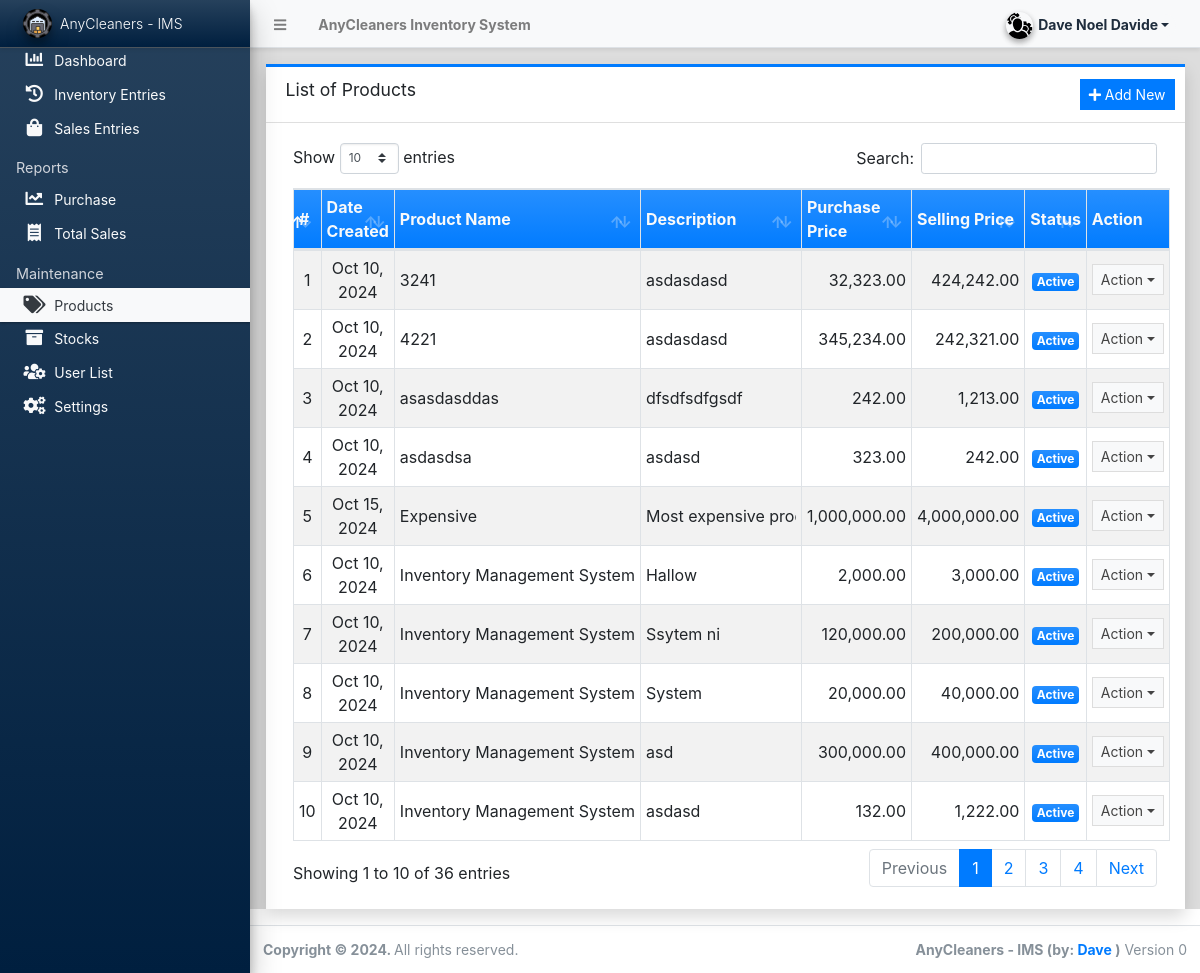
Page /admin/?page=products (signed in) on the committed database.
### tables this page shows
CREATE TABLE `products` (
  `id` int(30) NOT NULL,
  `name` text NOT NULL,
  `description` text DEFAULT NULL,
  `delete_flag` tinyint(1) DEFAULT 0,
  `date_created` datetime DEFAULT current_timestamp(),
  `date_updated` datetime DEFAULT current_timestamp() ON UPDATE current_timestamp(),
  `purchase_price` decimal(10,2) NOT NULL DEFAULT 0.00,
  `selling_price` decimal(10,2) NOT NULL DEFAULT 0.00
);

### admin/products/index.php (the view, shortened to what this page needs)
<div class="card card-outline card-primary rounded-0 shadow">
    <div class="card-header">
        <h3 class="card-title">List of Products</h3>
        <div class="card-tools">
            <a href="javascript:void(0)" id="create_new" class="btn btn-flat btn-sm btn-primary">
                <span class="fas fa-plus"></span> Add New
            </a>
        </div>
    </div>
    <div class="card-body">
        <div class="container-fluid">
            <table class="table table-bordered table-hover table-striped">
                <colgroup>
                    <col width="5%">
                    <col width="20%">
                    <col width="20%">
                    <col width="15%">
                    <col width="15%">
                    <col width="15%">
                    <col width="15%">
                </colgroup>
                <thead>
                    <tr class="bg-gradient-primary text-light">
                        <th>#</th>
                        <th>Date Created</th>
                        <th>Product Name</th>
                        <th>Description</th>
                        <th>Purchase Price</th>
                        <th>Selling Price</th>
                        <th>Status</th>
                        <th>Action</th>
                    </tr>
                </thead>
                <tbody>
                    <?php
                        $i = 1;
                        $qry = $conn->query("SELECT * FROM `products` WHERE delete_flag = 0 OR delete_flag = 1 ORDER BY `name` ASC");
                        while($row = $qry->fetch_assoc()):
                    ?>
                        <tr>
                            <td class="text-center"><?php echo $i++; ?></td>
                            <td class="text-center"><?= date("M d, Y", strtotime($row['date_created'])) ?></td>
                            <td class="text-truncate"><?php echo $row['name'] ?></td>
                            <td class="text-truncate"><p class="m-0 truncate-1"><?php echo $row['description'] ?></p></td>
                            <td class="text-right"><?php echo number_format($row['purchase_price'], 2) ?></td>
                            <td class="text-right"><?php echo number_format($row['selling_price'], 2) ?></td>
                            <td class="text-center">
                                <?php
                                    echo $row['delete_flag'] == 0
                                        ? '<span class="badge badge-primary bg-gradient-primary">Active</span>'
                                        : '<span class="badge badge-danger bg-gradient-danger">Inactive</span>';
                                ?>
                            </td>
                            <td align="center">
                                <button type="button" class="btn btn-flat btn-default btn-sm dropdown-toggle dropdown-icon" data-toggle="dropdown">
                                    Action
                                </button>
                            </td>
                        </tr>
                    <?php endwhile; ?>
                </tbody>
            </table>
        </div>
    </div>
</div>

### admin/products/index.php (style rules this page uses)
.text-truncate { overflow: hidden; white-space: nowrap; text-overflow: ellipsis; }
.truncate-1 { max-width: 150px; }
.table td, .table th { vertical-align: middle; }

### rows in the picture
products: date_created "Oct 10, 2024", name "3241", description "asdasdasd", purchase_price "32,323.00", selling_price "424,242.00", delete_flag "Active"
products: date_created "Oct 10, 2024", name "4221", description "asdasdasd", purchase_price "345,234.00", selling_price "242,321.00", delete_flag "Active"
products: date_created "Oct 10, 2024", name "asasdasddas", description "dfsdfsdfgsdf", purchase_price "242.00", selling_price "1,213.00", delete_flag "Active"
products: date_created "Oct 10, 2024", name "asdasdsa", description "asdasd", purchase_price "323.00", selling_price "242.00", delete_flag "Active"
products: date_created "Oct 15, 2024", name "Expensive", description "Most expensive p…", purchase_price "1,000,000.00", selling_price "4,000,000.00", delete_flag "Active"
products: date_created "Oct 10, 2024", name "Inventory Management System", description "Hallow", purchase_price "2,000.00", selling_price "3,000.00", delete_flag "Active"
products: date_created "Oct 10, 2024", name "Inventory Management System", description "Ssytem ni", purchase_price "120,000.00", selling_price "200,000.00", delete_flag "Active"
products: date_created "Oct 10, 2024", name "Inventory Management System", description "System", purchase_price "20,000.00", selling_price "40,000.00", delete_flag "Active"
products: date_created "Oct 10, 2024", name "Inventory Management System", description "asd", purchase_price "300,000.00", selling_price "400,000.00", delete_flag "Active"
products: date_created "Oct 10, 2024", name "Inventory Management System", description "asdasd", purchase_price "132.00", selling_price "1,222.00", delete_flag "Active"

### other values in the picture
$_settings->info('name') "AnyCleaners Inventory System"
$_settings->userdata('firstname').' '.$_settings->userdata('lastname') "Dave Noel Davide"
$_settings->info('short_name') "AnyCleaners - IMS"
